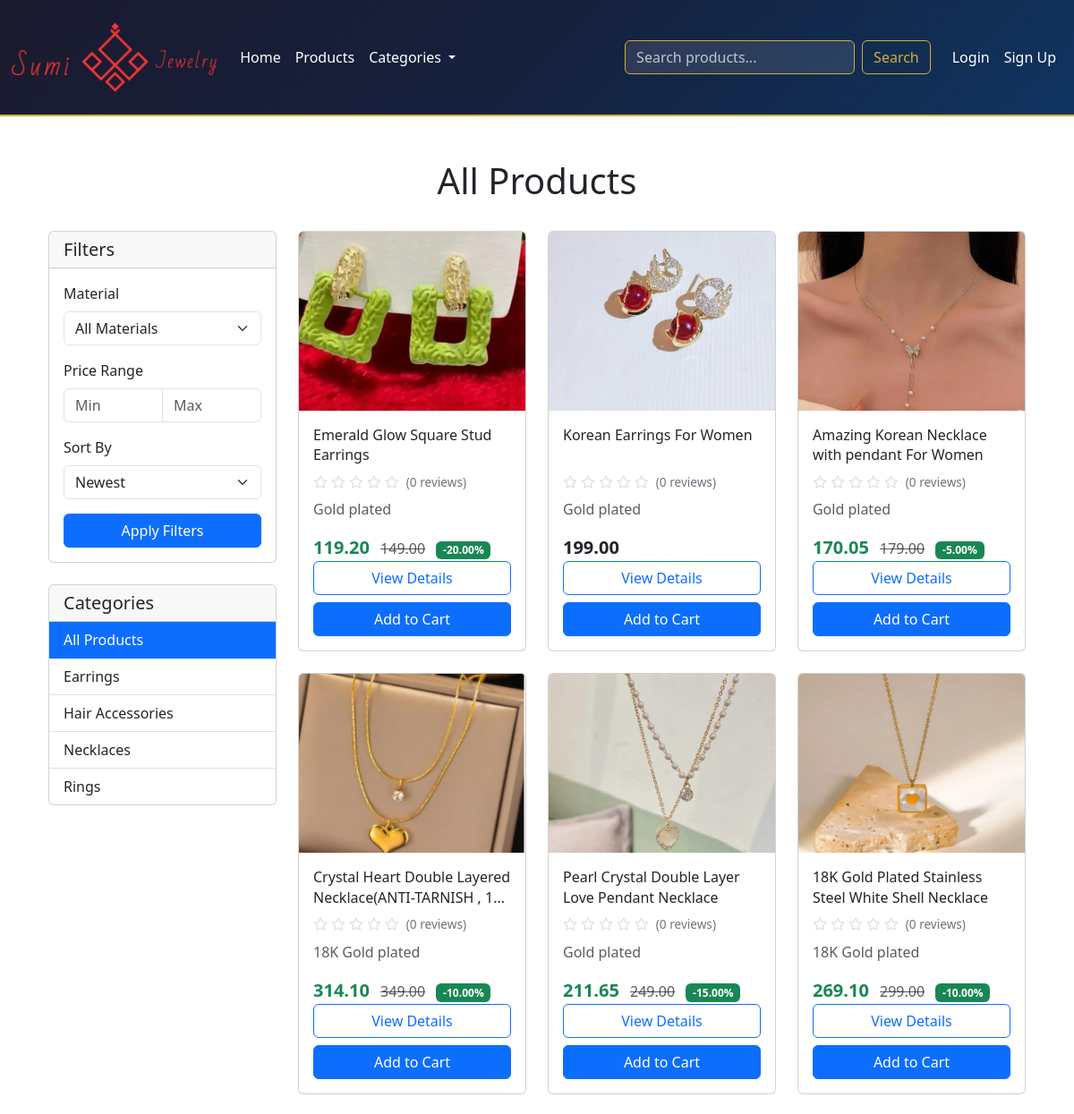
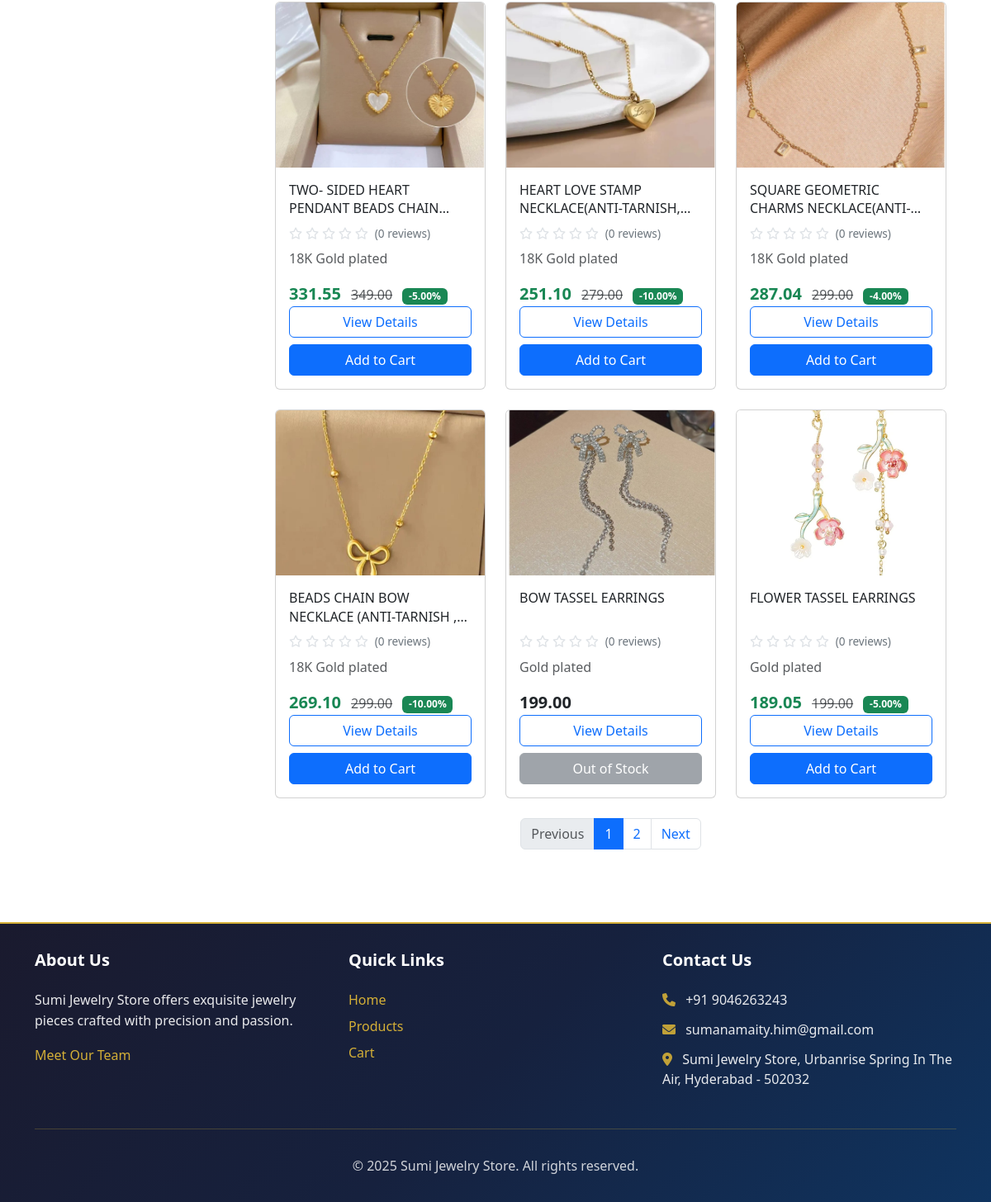
Screenshot of /products/ with the database file from the repository (2 pictures, top to bottom).
### shop/models.py (models this page shows, shortened)
class Category(models.Model):
    name = models.CharField(max_length=100)
    slug = models.SlugField(unique=True)
    description = models.TextField(blank=True)
    image = models.ImageField(upload_to='categories/', blank=True, null=True)
    created_at = models.DateTimeField(auto_now_add=True)
    updated_at = models.DateTimeField(auto_now=True)
    class Meta:
        verbose_name_plural = 'Categories'
        ordering = ['name']

class Product(models.Model):
    category = models.ForeignKey(Category, related_name='products', on_delete=models.CASCADE)
    name = models.CharField(max_length=200)
    slug = models.SlugField(max_length=200, unique=True)
    description = models.TextField()
    price = models.DecimalField(max_digits=10, decimal_places=2)
    stock = models.PositiveIntegerField(default=0)
    available = models.BooleanField(default=True)
    created_at = models.DateTimeField(auto_now_add=True)
    updated_at = models.DateTimeField(auto_now=True)
    material = models.CharField(max_length=100)  # e.g., Gold, Silver, Platinum
    weight = models.DecimalField(max_digits=6, decimal_places=2, help_text='Weight in grams')
    dimensions = models.CharField(max_length=50, blank=True, help_text='Dimensions in mm')
    is_featured = models.BooleanField(default=False)
    views_count = models.PositiveIntegerField(default=0, help_text='Number of times product was viewed')
    last_viewed = models.DateTimeField(null=True, blank=True, help_text='Last time product was viewed')
    discount_percentage = models.DecimalField(
        max_digits=5,
        decimal_places=2,
        default=0,
        help_text='Discount percentage (0-100)'
    )
    discount_start_date = models.DateTimeField(
        blank=True,
        null=True,
        help_text='Start date for discount (optional)'
    )
    discount_end_date = models.DateTimeField(
        blank=True,
        null=True,
        help_text='End date for discount (optional)'
    )
    class Meta:
        ordering = ['-created_at']
        indexes = [
            models.Index(fields=['id', 'slug']),
            models.Index(fields=['name']),
            models.Index(fields=['-created_at']),
        ]
    def get_primary_image(self):
        primary = self.images.filter(is_primary=True).first()
        if primary:
            return primary.image
        return self.images.first().image if self.images.exists() else None
    def is_discount_active(self):
        now = timezone.now()
        if self.discount_percentage <= 0:
            return False
        if self.discount_start_date and now < self.discount_start_date:
            return False
        if self.discount_end_date and now > self.discount_end_date:
            return False
        return True
    def get_discounted_price(self):
        if self.is_discount_active():
            discount_amount = (self.price * self.discount_percentage) / 100
            return self.price - discount_amount
        return self.price

class ProductImage(models.Model):
    product = models.ForeignKey(Product, related_name='images', on_delete=models.CASCADE)
    image = models.ImageField(upload_to='products/')
    is_primary = models.BooleanField(default=False)
    created_at = models.DateTimeField(auto_now_add=True)
    class Meta:
        ordering = ['-is_primary', '-created_at']

### shop/views.py (the view)
# urls.py: path('products/', views.product_list, name='product_list'),
def product_list(request, category_slug=None):
    category = None
    categories = Category.objects.all()
    products = Product.objects.all()  # Show all products, including out-of-stock ones
    if category_slug:
        category = get_object_or_404(Category, slug=category_slug)
        products = products.filter(category=category)
    query = request.GET.get('q')
    if query:
        products = products.filter(
            Q(name__icontains=query) |
            Q(description__icontains=query) |
            Q(material__icontains=query)
        )
    material = request.GET.get('material')
    if material:
        products = products.filter(material=material)
    min_price = request.GET.get('min_price')
    max_price = request.GET.get('max_price')
    if min_price:
        try:
            min_price = float(min_price)
            products = products.filter(price__gte=min_price)
        except ValueError:
            pass
    if max_price:
        try:
            max_price = float(max_price)
            products = products.filter(price__lte=max_price)
        except ValueError:
            pass
    sort_by = request.GET.get('sort', 'newest')
    print(f"Sort by: {sort_by}")  # Debug print
    if sort_by == 'price_low':
        products = products.order_by('price')
        print("Sorting by price low to high")
    elif sort_by == 'price_high':
        products = products.order_by('-price')
        print("Sorting by price high to low")
    elif sort_by == 'newest':
        products = products.order_by('-created_at')
        print("Sorting by newest")
    else:
        products = products.order_by('-created_at')  # Default to newest
        print("Default sorting by newest")
    print(f"Final query: {products.query}")  # Debug print
    paginator = Paginator(products, 12)  # Show 12 products per page
    page = request.GET.get('page')
    products = paginator.get_page(page)
    return render(request, 'shop/product_list.html', {
        'category': category,
        'categories': categories,
        'products': products,
    })

### templates/shop/product_list.html (shortened to what this page needs)
{% extends 'base.html' %}
{% load shop_extras %}
{% block content %}
<div class="container">
    {% if category %}
    <div class="py-4 text-center">
        <h1 class="display-5">{{ category.name }}</h1>
        {% if category.description %}
        <p class="lead">{{ category.description }}</p>
        {% endif %}
    </div>
    {% else %}
    <h1 class="py-4 text-center">All Products</h1>
    {% endif %}
    <div class="row">
        <div class="col-md-3">
            <div class="collapse d-md-block" id="mobileFilters">
                <div class="card mb-4">
                    <div class="card-header">
                        <h5 class="mb-0">Filters</h5>
                    </div>
                    <div class="card-body">
                        <form method="get" action="{% if category %}{% url 'shop:product_list_by_category' category.slug %}{% else %}{% url 'shop:product_list' %}{% endif %}">
                            <div class="mb-3">
                                <label class="form-label">Material</label>
                                <select name="material" class="form-select">
                                    <option value="">All Materials</option>
                                </select>
                            </div>
                            <div class="mb-3">
                                <label class="form-label">Price Range</label>
                                <div class="input-group mb-2">
                                    <input type="number" name="min_price" class="form-control" placeholder="Min" value="{{ request.GET.min_price }}">
                                    <input type="number" name="max_price" class="form-control" placeholder="Max" value="{{ request.GET.max_price }}">
                                </div>
                            </div>
                            <div class="mb-3">
                                <label class="form-label">Sort By</label>
                                <select name="sort" class="form-select">
                                    <option value="newest" {% if request.GET.sort == 'newest' %}selected{% endif %}>Newest</option>
                                </select>
                            </div>
                            <button type="submit" class="btn btn-primary w-100">Apply Filters</button>
                        </form>
                    </div>
                </div>
                <div class="card">
                    <div class="card-header">
                        <h5 class="mb-0">Categories</h5>
                    </div>
                    <div class="list-group list-group-flush">
                        <a href="{% url 'shop:product_list' %}" class="list-group-item list-group-item-action {% if not category %}active{% endif %}">
                            All Products
                        </a>
                        {% for cat in categories %}
                        <a href="{% url 'shop:product_list_by_category' cat.slug %}"
                           class="list-group-item list-group-item-action {% if category.slug == cat.slug %}active{% endif %}">
                            {{ cat.name }}
                        </a>
                        {% endfor %}
                    </div>
                </div>
            </div>
        </div>
        <div class="col-md-9">
            <div class="row g-4">
                {% for product in products %}
                <div class="col-md-4">
                    {% include "shop/includes/product_card.html" %}
                </div>
                {% empty %}
                <div class="col-12">
                    <div class="alert alert-info">
                        No products found matching your criteria.
                    </div>
                </div>
                {% endfor %}
            </div>
            {% if products.has_other_pages %}
            <nav class="mt-4">
                <ul class="pagination justify-content-center">
                    {% if products.has_previous %}
                    <li class="page-item">
                        <a class="page-link" href="?page={{ products.previous_page_number }}{% for key, value in request.GET.items %}{% if key != 'page' %}&{{ key }}={{ value }}{% endif %}{% endfor %}">
                            Previous
                        </a>
                    </li>
                    {% else %}
                    <li class="page-item disabled">
                        <span class="page-link">Previous</span>
                    </li>
                    {% endif %}
                    {% for i in products.paginator.page_range %}
                    {% if products.number == i %}
                    <li class="page-item active">
                        <span class="page-link">{{ i }}</span>
                    </li>
                    {% else %}
                    <li class="page-item">
                        <a class="page-link" href="?page={{ i }}{% for key, value in request.GET.items %}{% if key != 'page' %}&{{ key }}={{ value }}{% endif %}{% endfor %}">
                            {{ i }}
                        </a>
                    </li>
                    {% endif %}
                    {% endfor %}
                    {% if products.has_next %}
                    <li class="page-item">
                        <a class="page-link" href="?page={{ products.next_page_number }}{% for key, value in request.GET.items %}{% if key != 'page' %}&{{ key }}={{ value }}{% endif %}{% endfor %}">
                            Next
                        </a>
                    </li>
                    {% else %}
                    <li class="page-item disabled">
                        <span class="page-link">Next</span>
                    </li>
                    {% endif %}
                </ul>
            </nav>
            {% endif %}
        </div>
    </div>
</div>
{% endblock %}

### templates/shop/includes/product_card.html (shortened to what this page needs)
{% load shop_extras %}
<div class="card product-card h-100">
    <a href="{% url 'shop:product_detail' product.slug %}" class="text-decoration-none">
        {% if product.get_primary_image %}
        <img src="{{ product.get_primary_image.url }}" class="card-img-top" alt="{{ product.name }}" style="height: 200px; object-fit: cover;">
        {% else %}
        <img src="https://via.placeholder.com/300x200" class="card-img-top" alt="{{ product.name }}">
        {% endif %}
    </a>
    <div class="card-body">
        <h5 class="card-title">{{ product.name }}</h5>
        {% with approved_reviews=product.reviews.all|filter_reviews %}
        {% with avg_rating=approved_reviews|avg_rating %}
        <div class="rating mb-2">
            <div class="stars">
                {% for i in "12345"|make_list %}
                    {% if forloop.counter <= avg_rating|floatformat:0 %}
                        <i class="fas fa-star"></i>
                    {% elif forloop.counter|subtract:avg_rating <= 0.5 %}
                        <i class="fas fa-star-half-alt"></i>
                    {% else %}
                        <i class="far fa-star"></i>
                    {% endif %}
                {% endfor %}
            </div>
            <span class="count">({{ approved_reviews|length }} reviews)</span>
        </div>
        {% endwith %}
        {% endwith %}
        <p class="card-text text-muted">{{ product.material }}</p>
        <div class="price-section">
            {% if product.is_discount_active %}
                <p class="card-text">
                    <span class="fw-bold text-success fs-5">{{ product.get_discounted_price|indian_currency }}</span>
                    <span class="text-muted text-decoration-line-through ms-2">{{ product.price|indian_currency }}</span>
                    <span class="badge bg-success ms-2 align-middle">-{{ product.discount_percentage }}%</span>
                </p>
            {% else %}
                <p class="card-text fw-bold fs-5">{{ product.price|indian_currency }}</p>
            {% endif %}
        </div>
        <div class="d-grid gap-2">
            <a href="{% url 'shop:product_detail' product.slug %}" class="btn btn-outline-primary">View Details</a>
            {% if product.stock > 0 %}
            <form method="post" action="{% url 'shop:cart_add' product.id %}" class="d-inline">
                <button type="submit" class="btn btn-primary w-100">Add to Cart</button>
            </form>
            {% else %}
            <button class="btn btn-secondary w-100" disabled>Out of Stock</button>
            {% endif %}
        </div>
    </div>
</div>

### rows the page displays
Category: name "Earrings"
Category: name "Hair Accessories"
Category: name "Necklaces"
Category: name "Rings"
Product: get_primary_image (picture), name "Emerald Glow Square Stud Earrings", reviews|length "0", material "Gold plated", get_discounted_price|indian_currency "119.20", price|indian_currency "149.00", discount_percentage "20.00", stock "Add to Cart"
Product: get_primary_image (picture), name "Korean Earrings For Women", reviews|length "0", material "Gold plated", price|indian_currency "199.00", stock "Add to Cart"
Product: get_primary_image (picture), name "Amazing Korean Necklace with pendant For Women", reviews|length "0", material "Gold plated", get_discounted_price|indian_currency "170.05", price|indian_currency "179.00", discount_percentage "5.00", stock "Add to Cart"
Product: get_primary_image (picture), name "Crystal Heart Double Layered Necklace(ANTI-TARNISH ,…", reviews|length "0", material "18K Gold plated", get_discounted_price|indian_currency "314.10", price|indian_currency "349.00", discount_percentage "10.00", stock "Add to Cart"
Product: get_primary_image (picture), name "Pearl Crystal Double Layer Love Pendant Necklace", reviews|length "0", material "Gold plated", get_discounted_price|indian_currency "211.65", price|indian_currency "249.00", discount_percentage "15.00", stock "Add to Cart"
Product: get_primary_image (picture), name "18K Gold Plated Stainless Steel White Shell Necklace", reviews|length "0", material "18K Gold plated", get_discounted_price|indian_currency "269.10", price|indian_currency "299.00", discount_percentage "10.00", stock "Add to Cart"
Product: get_primary_image (picture), name "TWO- SIDED HEART PENDANT BEADS…", reviews|length "0", material "18K Gold plated", get_discounted_price|indian_currency "331.55", price|indian_currency "349.00", discount_percentage "5.00", stock "Add to Cart"
Product: get_primary_image (picture), name "HEART LOVE STAMP…", reviews|length "0", material "18K Gold plated", get_discounted_price|indian_currency "251.10", price|indian_currency "279.00", discount_percentage "10.00", stock "Add to Cart"
Product: get_primary_image (picture), name "SQUARE GEOMETRIC…", reviews|length "0", material "18K Gold plated", get_discounted_price|indian_currency "287.04", price|indian_currency "299.00", discount_percentage "4.00", stock "Add to Cart"
Product: get_primary_image (picture), name "BEADS CHAIN BOW NECKLACE (ANTI-TARNISH…", reviews|length "0", material "18K Gold plated", get_discounted_price|indian_currency "269.10", price|indian_currency "299.00", discount_percentage "10.00", stock "Add to Cart"
Product: get_primary_image (picture), name "BOW TASSEL EARRINGS", reviews|length "0", material "Gold plated", price|indian_currency "199.00", stock "Out of Stock"
Product: get_primary_image (picture), name "FLOWER TASSEL EARRINGS", reviews|length "0", material "Gold plated", get_discounted_price|indian_currency "189.05", price|indian_currency "199.00", discount_percentage "5.00", stock "Add to Cart"

### other values shown
{{ i }} "1"
{{ i }} "2"
